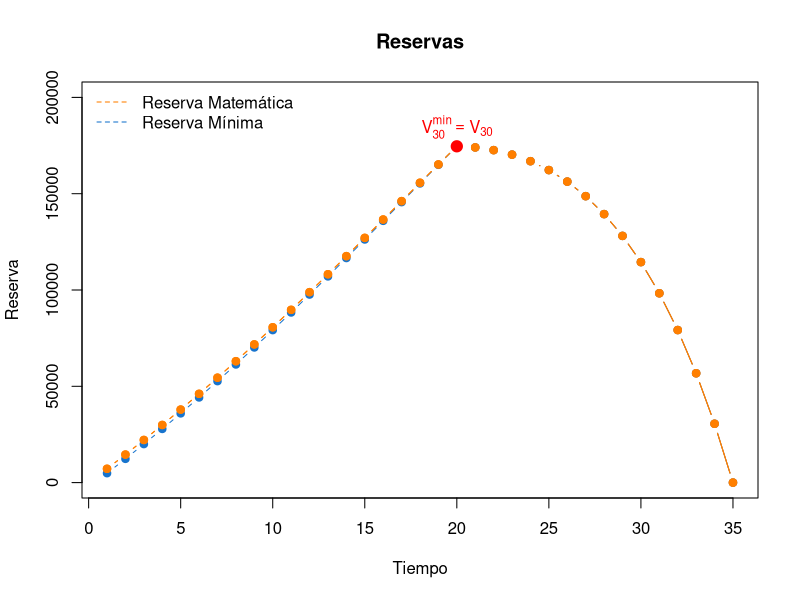
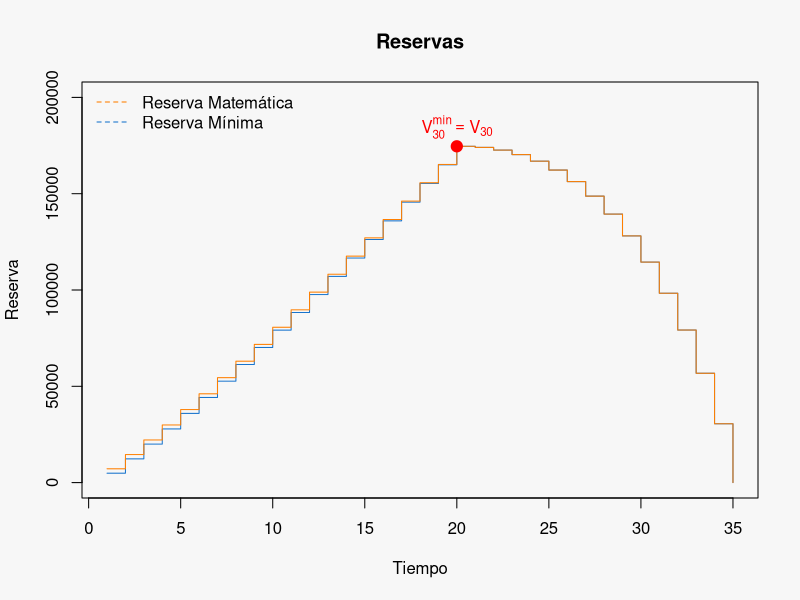
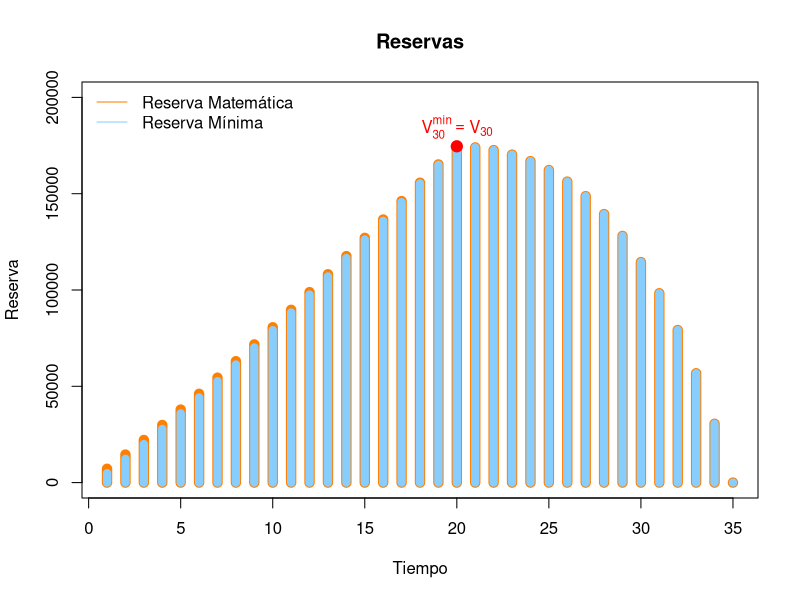

The R script that drew these images, in order:
library(readxl)

datos <- read_excel("ReservaMin.xlsx")

RMatematica <- datos$`Reserva Matemática`
RMinima <- datos$`Reserva Mínima`
Tiempo <- datos$Tiempo

# Grafico en README de GitHub
# ------------------------------------------------------------------------------

##### Puntos y rayas

plot(Tiempo,RMinima,main='Reservas',xlab='Tiempo',ylab='Reserva',
     col="dodgerblue3",bg="dodgerblue3",pch=21, type='b',
     ylim = c(0,200000))#b
#abline(h=c(0,25000,50000,75000,100000,125000,150000,175000,200000),col="gray")
#lines(x=Tiempo,y=RMinima,col="dodgerblue3",bg="dodgerblue3",pch=21, type='h',lwd=3)
lines(x=Tiempo,y=RMatematica,col="darkorange1",bg="darkorange1",pch=21, type='b')
#lines(x=Tiempo,y=RMatematica,col="darkorange1",bg="darkorange1",pch=21, type='h',lwd=3)
par(bg = "#f7f7f7")
lines(x=Tiempo,y=RMatematica,col="darkorange1",bg="darkorange1",pch=21, type='b')
legend('topleft',col=c('darkorange1','dodgerblue3'), legend=c('Reserva Matemática', 'Reserva Mínima'),
       lty=2,bty = "n")
text(20,RMatematica[20]+10000,labels=expression(V[30]^{min}==V[30]),col='red')
points(20,datos$`Reserva Matemática`[20],col='red',bg='red',pch=21,cex=1.5)

# ------------------------------------------------------------------------------

##### Otra visualizacion pero como si fuera histograma

plot(Tiempo,RMinima,main='Reservas',xlab='Tiempo',ylab='Reserva',
     col="dodgerblue3",bg="dodgerblue3",pch=21, type='s',
     ylim = c(0,200000))#b
lines(x=Tiempo,y=RMatematica,col="darkorange1",bg="darkorange1",pch=21, type='s')
legend('topleft',col=c('darkorange1','dodgerblue3'), legend=c('Reserva Matemática', 'Reserva Mínima'),
       lty=2,bty = "n")#
text(20,RMatematica[20]+10000,labels=expression(V[30]^{min}==V[30]),col='red')
points(20,datos$`Reserva Matemática`[20],col='red',bg='red',pch=21,cex=1.5) #

# ------------------------------------------------------------------------------

##### Esta es la que aparece en GITHUB
par(bg = 'gray100')
plot(Tiempo,RMatematica,main='Reservas',xlab='Tiempo',ylab='Reserva',
     col="darkorange1",bg="darkorange1",pch=21, type='h',lwd=10,
     ylim = c(0,200000))#b
lines(x=Tiempo,y=RMinima,col="skyblue1",bg="skyblue1",pch=21, type='h',lwd=8)
legend('topleft',col=c('darkorange1','skyblue1'), legend=c('Reserva Matemática', 'Reserva Mínima'),
       lty=1,bty = "n")#
text(20,RMatematica[20]+10000,labels=expression(V[30]^{min}==V[30]),col='red')
points(20,datos$`Reserva Matemática`[20],col='red',bg='red',pch=21,cex=1.5) #

# ------------------------------------------------------------------------------


